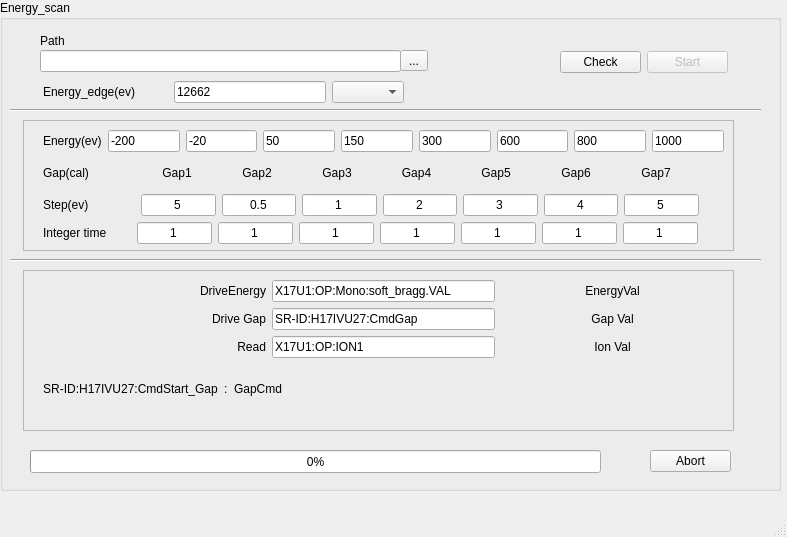
<?xml version="1.0" encoding="UTF-8"?>
<ui version="4.0">
 <class>MainWindow</class>
 <widget class="QMainWindow" name="MainWindow">
  <property name="geometry">
   <rect>
    <x>0</x>
    <y>0</y>
    <width>787</width>
    <height>537</height>
   </rect>
  </property>
  <property name="windowTitle">
   <string>MainWindow</string>
  </property>
  <property name="layoutDirection">
   <enum>Qt::LeftToRight</enum>
  </property>
  <widget class="QWidget" name="centralwidget">
   <property name="sizePolicy">
    <sizepolicy hsizetype="Expanding" vsizetype="Expanding">
     <horstretch>0</horstretch>
     <verstretch>0</verstretch>
    </sizepolicy>
   </property>
   <widget class="QGroupBox" name="groupBox">
    <property name="geometry">
     <rect>
      <x>0</x>
      <y>0</y>
      <width>781</width>
      <height>491</height>
     </rect>
    </property>
    <property name="sizePolicy">
     <sizepolicy hsizetype="Expanding" vsizetype="Expanding">
      <horstretch>0</horstretch>
      <verstretch>0</verstretch>
     </sizepolicy>
    </property>
    <property name="title">
     <string>Energy_scan</string>
    </property>
    <widget class="Line" name="line">
     <property name="geometry">
      <rect>
       <x>10</x>
       <y>250</y>
       <width>751</width>
       <height>20</height>
      </rect>
     </property>
     <property name="orientation">
      <enum>Qt::Horizontal</enum>
     </property>
    </widget>
    <widget class="Line" name="line_2">
     <property name="geometry">
      <rect>
       <x>10</x>
       <y>100</y>
       <width>751</width>
       <height>20</height>
      </rect>
     </property>
     <property name="orientation">
      <enum>Qt::Horizontal</enum>
     </property>
    </widget>
    <widget class="QFrame" name="frame_2">
     <property name="geometry">
      <rect>
       <x>23</x>
       <y>120</y>
       <width>711</width>
       <height>131</height>
      </rect>
     </property>
     <property name="frameShape">
      <enum>QFrame::StyledPanel</enum>
     </property>
     <property name="frameShadow">
      <enum>QFrame::Raised</enum>
     </property>
     <widget class="QWidget" name="layoutWidget">
      <property name="geometry">
       <rect>
        <x>20</x>
        <y>10</y>
        <width>681</width>
        <height>114</height>
       </rect>
      </property>
      <layout class="QVBoxLayout" name="verticalLayout">
       <item>
        <layout class="QHBoxLayout" name="horizontalLayout">
         <item>
          <widget class="QLabel" name="label">
           <property name="text">
            <string>Energy(ev)</string>
           </property>
          </widget>
         </item>
         <item>
          <widget class="QLineEdit" name="edt_energy1">
           <property name="text">
            <string>-200</string>
           </property>
          </widget>
         </item>
         <item>
          <widget class="QLineEdit" name="edt_energy2">
           <property name="text">
            <string>-20</string>
           </property>
          </widget>
         </item>
         <item>
          <widget class="QLineEdit" name="edt_energy3">
           <property name="text">
            <string>50</string>
           </property>
          </widget>
         </item>
         <item>
          <widget class="QLineEdit" name="edt_energy4">
           <property name="text">
            <string>150</string>
           </property>
          </widget>
         </item>
         <item>
          <widget class="QLineEdit" name="edt_energy5">
           <property name="text">
            <string>300</string>
           </property>
          </widget>
         </item>
         <item>
          <widget class="QLineEdit" name="edt_energy6">
           <property name="text">
            <string>600</string>
           </property>
          </widget>
         </item>
         <item>
          <widget class="QLineEdit" name="edt_energy7">
           <property name="text">
            <string>800</string>
           </property>
          </widget>
         </item>
         <item>
          <widget class="QLineEdit" name="edt_energy8">
           <property name="text">
            <string>1000</string>
           </property>
          </widget>
         </item>
        </layout>
       </item>
       <item>
        <layout class="QHBoxLayout" name="horizontalLayout_8">
         <item>
          <widget class="QLabel" name="label_3">
           <property name="text">
            <string>Gap(cal)</string>
           </property>
          </widget>
         </item>
         <item>
          <spacer name="horizontalSpacer_3">
           <property name="orientation">
            <enum>Qt::Horizontal</enum>
           </property>
           <property name="sizeHint" stdset="0">
            <size>
             <width>45</width>
             <height>20</height>
            </size>
           </property>
          </spacer>
         </item>
         <item>
          <widget class="QLabel" name="lbl_Gap1">
           <property name="sizePolicy">
            <sizepolicy hsizetype="Expanding" vsizetype="Preferred">
             <horstretch>3</horstretch>
             <verstretch>0</verstretch>
            </sizepolicy>
           </property>
           <property name="text">
            <string>Gap1</string>
           </property>
           <property name="alignment">
            <set>Qt::AlignCenter</set>
           </property>
          </widget>
         </item>
         <item>
          <widget class="QLabel" name="lbl_Gap2">
           <property name="sizePolicy">
            <sizepolicy hsizetype="Expanding" vsizetype="Preferred">
             <horstretch>3</horstretch>
             <verstretch>0</verstretch>
            </sizepolicy>
           </property>
           <property name="text">
            <string>Gap2</string>
           </property>
           <property name="alignment">
            <set>Qt::AlignCenter</set>
           </property>
          </widget>
         </item>
         <item>
          <widget class="QLabel" name="lbl_Gap3">
           <property name="sizePolicy">
            <sizepolicy hsizetype="Expanding" vsizetype="Preferred">
             <horstretch>3</horstretch>
             <verstretch>0</verstretch>
            </sizepolicy>
           </property>
           <property name="text">
            <string>Gap3</string>
           </property>
           <property name="alignment">
            <set>Qt::AlignCenter</set>
           </property>
          </widget>
         </item>
         <item>
          <widget class="QLabel" name="lbl_Gap4">
           <property name="sizePolicy">
            <sizepolicy hsizetype="Expanding" vsizetype="Preferred">
             <horstretch>3</horstretch>
             <verstretch>0</verstretch>
            </sizepolicy>
           </property>
           <property name="text">
            <string>Gap4</string>
           </property>
           <property name="alignment">
            <set>Qt::AlignCenter</set>
           </property>
          </widget>
         </item>
         <item>
          <widget class="QLabel" name="lbl_Gap5">
           <property name="sizePolicy">
            <sizepolicy hsizetype="Expanding" vsizetype="Preferred">
             <horstretch>3</horstretch>
             <verstretch>0</verstretch>
            </sizepolicy>
           </property>
           <property name="text">
            <string>Gap5</string>
           </property>
           <property name="alignment">
            <set>Qt::AlignCenter</set>
           </property>
          </widget>
         </item>
         <item>
          <widget class="QLabel" name="lbl_Gap6">
           <property name="sizePolicy">
            <sizepolicy hsizetype="Expanding" vsizetype="Preferred">
             <horstretch>3</horstretch>
             <verstretch>0</verstretch>
            </sizepolicy>
           </property>
           <property name="text">
            <string>Gap6</string>
           </property>
           <property name="alignment">
            <set>Qt::AlignCenter</set>
           </property>
          </widget>
         </item>
         <item>
          <widget class="QLabel" name="lbl_Gap7">
           <property name="sizePolicy">
            <sizepolicy hsizetype="Expanding" vsizetype="Preferred">
             <horstretch>3</horstretch>
             <verstretch>0</verstretch>
            </sizepolicy>
           </property>
           <property name="text">
            <string>Gap7</string>
           </property>
           <property name="alignment">
            <set>Qt::AlignCenter</set>
           </property>
          </widget>
         </item>
         <item>
          <spacer name="horizontalSpacer_4">
           <property name="orientation">
            <enum>Qt::Horizontal</enum>
           </property>
           <property name="sizeHint" stdset="0">
            <size>
             <width>31</width>
             <height>20</height>
            </size>
           </property>
          </spacer>
         </item>
        </layout>
       </item>
       <item>
        <layout class="QHBoxLayout" name="horizontalLayout_7">
         <item>
          <widget class="QLabel" name="label_2">
           <property name="text">
            <string>Step(ev)</string>
           </property>
          </widget>
         </item>
         <item>
          <spacer name="horizontalSpacer">
           <property name="orientation">
            <enum>Qt::Horizontal</enum>
           </property>
           <property name="sizeHint" stdset="0">
            <size>
             <width>80</width>
             <height>20</height>
            </size>
           </property>
          </spacer>
         </item>
         <item>
          <widget class="QLineEdit" name="edt_step1">
           <property name="text">
            <string>5</string>
           </property>
           <property name="alignment">
            <set>Qt::AlignCenter</set>
           </property>
          </widget>
         </item>
         <item>
          <widget class="QLineEdit" name="edt_step2">
           <property name="text">
            <string>0.5</string>
           </property>
           <property name="alignment">
            <set>Qt::AlignCenter</set>
           </property>
          </widget>
         </item>
         <item alignment="Qt::AlignHCenter">
          <widget class="QLineEdit" name="edt_step3">
           <property name="text">
            <string>1</string>
           </property>
           <property name="alignment">
            <set>Qt::AlignCenter</set>
           </property>
          </widget>
         </item>
         <item alignment="Qt::AlignHCenter">
          <widget class="QLineEdit" name="edt_step4">
           <property name="text">
            <string>2</string>
           </property>
           <property name="alignment">
            <set>Qt::AlignCenter</set>
           </property>
          </widget>
         </item>
         <item>
          <widget class="QLineEdit" name="edt_step5">
           <property name="text">
            <string>3</string>
           </property>
           <property name="alignment">
            <set>Qt::AlignCenter</set>
           </property>
          </widget>
         </item>
         <item>
          <widget class="QLineEdit" name="edt_step6">
           <property name="text">
            <string>4</string>
           </property>
           <property name="alignment">
            <set>Qt::AlignCenter</set>
           </property>
          </widget>
         </item>
         <item>
          <widget class="QLineEdit" name="edt_step7">
           <property name="text">
            <string>5</string>
           </property>
           <property name="alignment">
            <set>Qt::AlignCenter</set>
           </property>
          </widget>
         </item>
         <item>
          <spacer name="horizontalSpacer_2">
           <property name="orientation">
            <enum>Qt::Horizontal</enum>
           </property>
           <property name="sizeHint" stdset="0">
            <size>
             <width>59</width>
             <height>20</height>
            </size>
           </property>
          </spacer>
         </item>
        </layout>
       </item>
       <item>
        <layout class="QHBoxLayout" name="horizontalLayout_9">
         <item>
          <widget class="QLabel" name="label_5">
           <property name="text">
            <string>Integer time</string>
           </property>
          </widget>
         </item>
         <item>
          <spacer name="horizontalSpacer_6">
           <property name="orientation">
            <enum>Qt::Horizontal</enum>
           </property>
           <property name="sizeHint" stdset="0">
            <size>
             <width>57</width>
             <height>20</height>
            </size>
           </property>
          </spacer>
         </item>
         <item>
          <widget class="QLineEdit" name="edt_time1">
           <property name="text">
            <string>1</string>
           </property>
           <property name="alignment">
            <set>Qt::AlignCenter</set>
           </property>
          </widget>
         </item>
         <item>
          <widget class="QLineEdit" name="edt_time2">
           <property name="text">
            <string>1</string>
           </property>
           <property name="alignment">
            <set>Qt::AlignCenter</set>
           </property>
          </widget>
         </item>
         <item alignment="Qt::AlignHCenter">
          <widget class="QLineEdit" name="edt_time3">
           <property name="text">
            <string>1</string>
           </property>
           <property name="alignment">
            <set>Qt::AlignCenter</set>
           </property>
          </widget>
         </item>
         <item alignment="Qt::AlignHCenter">
          <widget class="QLineEdit" name="edt_time4">
           <property name="text">
            <string>1</string>
           </property>
           <property name="alignment">
            <set>Qt::AlignCenter</set>
           </property>
          </widget>
         </item>
         <item>
          <widget class="QLineEdit" name="edt_time5">
           <property name="text">
            <string>1</string>
           </property>
           <property name="alignment">
            <set>Qt::AlignCenter</set>
           </property>
          </widget>
         </item>
         <item>
          <widget class="QLineEdit" name="edt_time6">
           <property name="text">
            <string>1</string>
           </property>
           <property name="alignment">
            <set>Qt::AlignCenter</set>
           </property>
          </widget>
         </item>
         <item>
          <widget class="QLineEdit" name="edt_time7">
           <property name="text">
            <string>1</string>
           </property>
           <property name="alignment">
            <set>Qt::AlignCenter</set>
           </property>
          </widget>
         </item>
         <item>
          <spacer name="horizontalSpacer_7">
           <property name="orientation">
            <enum>Qt::Horizontal</enum>
           </property>
           <property name="sizeHint" stdset="0">
            <size>
             <width>59</width>
             <height>20</height>
            </size>
           </property>
          </spacer>
         </item>
        </layout>
       </item>
      </layout>
     </widget>
    </widget>
    <widget class="QFrame" name="frame_3">
     <property name="geometry">
      <rect>
       <x>23</x>
       <y>270</y>
       <width>711</width>
       <height>161</height>
      </rect>
     </property>
     <property name="frameShape">
      <enum>QFrame::StyledPanel</enum>
     </property>
     <property name="frameShadow">
      <enum>QFrame::Raised</enum>
     </property>
     <widget class="QWidget" name="layoutWidget">
      <property name="geometry">
       <rect>
        <x>20</x>
        <y>10</y>
        <width>681</width>
        <height>134</height>
       </rect>
      </property>
      <layout class="QVBoxLayout" name="verticalLayout_2">
       <item>
        <layout class="QGridLayout" name="gridLayout">
         <item row="0" column="0">
          <widget class="QLabel" name="label_10">
           <property name="enabled">
            <bool>true</bool>
           </property>
           <property name="sizePolicy">
            <sizepolicy hsizetype="Expanding" vsizetype="Preferred">
             <horstretch>0</horstretch>
             <verstretch>0</verstretch>
            </sizepolicy>
           </property>
           <property name="text">
            <string>DriveEnergy</string>
           </property>
           <property name="alignment">
            <set>Qt::AlignRight|Qt::AlignTrailing|Qt::AlignVCenter</set>
           </property>
          </widget>
         </item>
         <item row="0" column="1">
          <widget class="QLineEdit" name="edt_drv_energy">
           <property name="sizePolicy">
            <sizepolicy hsizetype="Expanding" vsizetype="Expanding">
             <horstretch>0</horstretch>
             <verstretch>0</verstretch>
            </sizepolicy>
           </property>
           <property name="text">
            <string>X17U1:OP:Mono:soft_bragg.VAL</string>
           </property>
           <property name="readOnly">
            <bool>true</bool>
           </property>
          </widget>
         </item>
         <item row="0" column="2">
          <widget class="QLabel" name="lbl_energy_rb">
           <property name="sizePolicy">
            <sizepolicy hsizetype="Expanding" vsizetype="Expanding">
             <horstretch>0</horstretch>
             <verstretch>0</verstretch>
            </sizepolicy>
           </property>
           <property name="sizeIncrement">
            <size>
             <width>0</width>
             <height>0</height>
            </size>
           </property>
           <property name="frameShape">
            <enum>QFrame::NoFrame</enum>
           </property>
           <property name="lineWidth">
            <number>1</number>
           </property>
           <property name="midLineWidth">
            <number>0</number>
           </property>
           <property name="text">
            <string>EnergyVal</string>
           </property>
           <property name="alignment">
            <set>Qt::AlignCenter</set>
           </property>
          </widget>
         </item>
         <item row="1" column="0">
          <widget class="QLabel" name="label_14">
           <property name="enabled">
            <bool>true</bool>
           </property>
           <property name="sizePolicy">
            <sizepolicy hsizetype="Expanding" vsizetype="Preferred">
             <horstretch>0</horstretch>
             <verstretch>0</verstretch>
            </sizepolicy>
           </property>
           <property name="text">
            <string>Drive Gap</string>
           </property>
           <property name="alignment">
            <set>Qt::AlignRight|Qt::AlignTrailing|Qt::AlignVCenter</set>
           </property>
          </widget>
         </item>
         <item row="1" column="1">
          <widget class="QLineEdit" name="edt_drv_gap">
           <property name="sizePolicy">
            <sizepolicy hsizetype="Expanding" vsizetype="Expanding">
             <horstretch>0</horstretch>
             <verstretch>0</verstretch>
            </sizepolicy>
           </property>
           <property name="text">
            <string>SR-ID:H17IVU27:CmdGap</string>
           </property>
           <property name="readOnly">
            <bool>true</bool>
           </property>
          </widget>
         </item>
         <item row="1" column="2">
          <widget class="QLabel" name="lbl_gap_rb">
           <property name="sizePolicy">
            <sizepolicy hsizetype="Expanding" vsizetype="Expanding">
             <horstretch>0</horstretch>
             <verstretch>0</verstretch>
            </sizepolicy>
           </property>
           <property name="sizeIncrement">
            <size>
             <width>0</width>
             <height>0</height>
            </size>
           </property>
           <property name="frameShape">
            <enum>QFrame::NoFrame</enum>
           </property>
           <property name="lineWidth">
            <number>1</number>
           </property>
           <property name="midLineWidth">
            <number>0</number>
           </property>
           <property name="text">
            <string>Gap Val</string>
           </property>
           <property name="alignment">
            <set>Qt::AlignCenter</set>
           </property>
          </widget>
         </item>
         <item row="2" column="0">
          <widget class="QLabel" name="label_12">
           <property name="text">
            <string>Read</string>
           </property>
           <property name="alignment">
            <set>Qt::AlignRight|Qt::AlignTrailing|Qt::AlignVCenter</set>
           </property>
          </widget>
         </item>
         <item row="2" column="1">
          <widget class="QLineEdit" name="edt_ion">
           <property name="text">
            <string>X17U1:OP:ION1</string>
           </property>
          </widget>
         </item>
         <item row="2" column="2">
          <widget class="QLabel" name="lbl_ion_rb">
           <property name="sizePolicy">
            <sizepolicy hsizetype="Expanding" vsizetype="Expanding">
             <horstretch>0</horstretch>
             <verstretch>0</verstretch>
            </sizepolicy>
           </property>
           <property name="sizeIncrement">
            <size>
             <width>0</width>
             <height>0</height>
            </size>
           </property>
           <property name="frameShape">
            <enum>QFrame::NoFrame</enum>
           </property>
           <property name="lineWidth">
            <number>1</number>
           </property>
           <property name="midLineWidth">
            <number>0</number>
           </property>
           <property name="text">
            <string>Ion Val</string>
           </property>
           <property name="alignment">
            <set>Qt::AlignCenter</set>
           </property>
          </widget>
         </item>
        </layout>
       </item>
       <item>
        <layout class="QHBoxLayout" name="horizontalLayout_2">
         <item>
          <widget class="QLabel" name="lbl_gap_start">
           <property name="text">
            <string>SR-ID:H17IVU27:CmdStart_Gap</string>
           </property>
           <property name="alignment">
            <set>Qt::AlignCenter</set>
           </property>
          </widget>
         </item>
         <item>
          <widget class="QLabel" name="label_4">
           <property name="text">
            <string>:</string>
           </property>
          </widget>
         </item>
         <item>
          <widget class="QLabel" name="lbl_gap_cmd">
           <property name="sizePolicy">
            <sizepolicy hsizetype="Expanding" vsizetype="Expanding">
             <horstretch>0</horstretch>
             <verstretch>0</verstretch>
            </sizepolicy>
           </property>
           <property name="sizeIncrement">
            <size>
             <width>0</width>
             <height>0</height>
            </size>
           </property>
           <property name="frameShape">
            <enum>QFrame::NoFrame</enum>
           </property>
           <property name="lineWidth">
            <number>1</number>
           </property>
           <property name="midLineWidth">
            <number>0</number>
           </property>
           <property name="text">
            <string>GapCmd</string>
           </property>
          </widget>
         </item>
        </layout>
       </item>
      </layout>
     </widget>
    </widget>
    <widget class="QWidget" name="layoutWidget">
     <property name="geometry">
      <rect>
       <x>43</x>
       <y>80</y>
       <width>361</width>
       <height>24</height>
      </rect>
     </property>
     <layout class="QHBoxLayout" name="horizontalLayout_3">
      <item>
       <widget class="QLabel" name="label_13">
        <property name="sizePolicy">
         <sizepolicy hsizetype="Expanding" vsizetype="Preferred">
          <horstretch>0</horstretch>
          <verstretch>0</verstretch>
         </sizepolicy>
        </property>
        <property name="lineWidth">
         <number>0</number>
        </property>
        <property name="text">
         <string>Energy_edge(ev)</string>
        </property>
       </widget>
      </item>
      <item>
       <spacer name="horizontalSpacer_5">
        <property name="orientation">
         <enum>Qt::Horizontal</enum>
        </property>
        <property name="sizeHint" stdset="0">
         <size>
          <width>33</width>
          <height>20</height>
         </size>
        </property>
       </spacer>
      </item>
      <item>
       <widget class="QLineEdit" name="edt_edge">
        <property name="sizePolicy">
         <sizepolicy hsizetype="Expanding" vsizetype="Fixed">
          <horstretch>1</horstretch>
          <verstretch>0</verstretch>
         </sizepolicy>
        </property>
        <property name="text">
         <string>12662</string>
        </property>
       </widget>
      </item>
      <item>
       <widget class="QComboBox" name="cmb_edge">
        <property name="currentText">
         <string/>
        </property>
       </widget>
      </item>
     </layout>
    </widget>
    <widget class="QWidget" name="layoutWidget">
     <property name="geometry">
      <rect>
       <x>560</x>
       <y>50</y>
       <width>168</width>
       <height>25</height>
      </rect>
     </property>
     <layout class="QHBoxLayout" name="horizontalLayout_4">
      <item>
       <widget class="QPushButton" name="btn_check">
        <property name="enabled">
         <bool>true</bool>
        </property>
        <property name="text">
         <string>Check</string>
        </property>
        <property name="default">
         <bool>false</bool>
        </property>
       </widget>
      </item>
      <item>
       <widget class="QPushButton" name="btn_start">
        <property name="enabled">
         <bool>false</bool>
        </property>
        <property name="text">
         <string>Start</string>
        </property>
        <property name="default">
         <bool>false</bool>
        </property>
       </widget>
      </item>
     </layout>
    </widget>
    <widget class="QPushButton" name="btn_abort">
     <property name="geometry">
      <rect>
       <x>650</x>
       <y>450</y>
       <width>81</width>
       <height>22</height>
      </rect>
     </property>
     <property name="acceptDrops">
      <bool>false</bool>
     </property>
     <property name="text">
      <string>Abort</string>
     </property>
    </widget>
    <widget class="QLineEdit" name="edt_path">
     <property name="geometry">
      <rect>
       <x>40</x>
       <y>50</y>
       <width>361</width>
       <height>22</height>
      </rect>
     </property>
     <property name="sizePolicy">
      <sizepolicy hsizetype="Expanding" vsizetype="Fixed">
       <horstretch>1</horstretch>
       <verstretch>0</verstretch>
      </sizepolicy>
     </property>
     <property name="text">
      <string/>
     </property>
    </widget>
    <widget class="QLabel" name="label_15">
     <property name="geometry">
      <rect>
       <x>40</x>
       <y>30</y>
       <width>105</width>
       <height>22</height>
      </rect>
     </property>
     <property name="sizePolicy">
      <sizepolicy hsizetype="Expanding" vsizetype="Preferred">
       <horstretch>0</horstretch>
       <verstretch>0</verstretch>
      </sizepolicy>
     </property>
     <property name="lineWidth">
      <number>0</number>
     </property>
     <property name="text">
      <string>Path</string>
     </property>
    </widget>
    <widget class="QProgressBar" name="prgBar">
     <property name="geometry">
      <rect>
       <x>30</x>
       <y>450</y>
       <width>571</width>
       <height>23</height>
      </rect>
     </property>
     <property name="value">
      <number>0</number>
     </property>
    </widget>
    <widget class="QToolButton" name="btn_path">
     <property name="geometry">
      <rect>
       <x>400</x>
       <y>50</y>
       <width>28</width>
       <height>21</height>
      </rect>
     </property>
     <property name="text">
      <string>...</string>
     </property>
    </widget>
   </widget>
  </widget>
  <widget class="QMenuBar" name="menubar">
   <property name="geometry">
    <rect>
     <x>0</x>
     <y>0</y>
     <width>787</width>
     <height>19</height>
    </rect>
   </property>
  </widget>
  <widget class="QStatusBar" name="statusbar"/>
 </widget>
 <resources/>
 <connections/>
 <slots>
  <slot>btn_start_click()</slot>
 </slots>
</ui>
